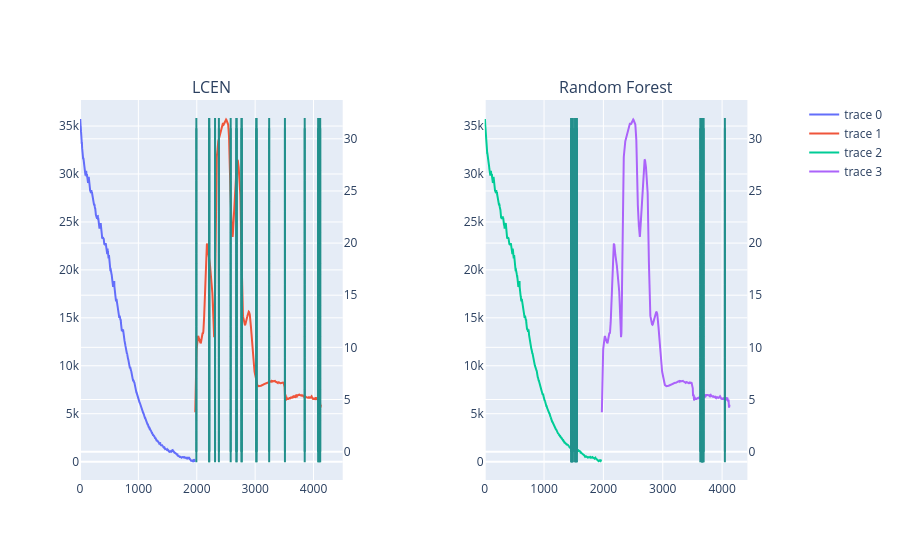

Source (notebook cell):
### Code cell
fig = make_subplots(1,2, specs=[[{"secondary_y": True}, {"secondary_y": True}]], 
                    subplot_titles=['LCEN', 'Random Forest'])

m1 = ss_f.rm_pointwise_features[0].ravel()
m2 = ss_f.nir_pointwise_features[0].ravel()
fig.add_trace(go.Scatter(x=np.arange(len(m1)), y=m1, mode='lines'), row=1, col=1) 
fig.add_trace(go.Scatter(x=len(m1) + np.arange(len(m2)), y=m2, mode='lines'), secondary_y=True, row=1, col=1)   

fig.add_trace(go.Scatter(x=np.arange(len(m1)), y=m1, mode='lines'), row=1, col=2) 
fig.add_trace(go.Scatter(x=len(m1) + np.arange(len(m2)), y=m2, mode='lines'), secondary_y=True, row=1, col=2)    

for model, mn, j in zip([ss_f.rm_nir_pointwise_features_br_LCEN, ss_f.rm_nir_pointwise_features_br_RandomForestRegressor], ['LCEN', 'Random Forest'], [0,1]):      
    plotter = pm(fig=fig, xaxis=np.arange(len(m1) + len(m2)), selected_features=model['selected_features'], raw=ss_f.rm_nir_pointwise_features[0].ravel())#.plot_lines()
    xaxis = np.arange(len(m1) + len(m2))
    selected_features = model['selected_features']
    # print(model['score'])
    kwargs = {
                "marker_size": 15,
                "marker_symbol": "line-ns",
                "marker_line_width": 2,
                "mode": "markers",
                "hoverinfo": "none",
                "marker": dict(
                    color=plotter.selected_vals,
                    colorscale="Viridis",
                    showscale=plotter.show_scale,
                    line=dict(width=2, color=plotter.selected_vals, colorscale="Viridis"),
                ),
            }

    for i in np.arange(0, np.max(m2), 1):
        fig.add_trace(
            go.Scatter(
                x=plotter.xaxis[plotter.selected_features],
                y=i*np.ones_like(plotter.selected_features),
                showlegend=False,
                name="mn",
                **kwargs,
            ),
            row=1,
            col=j+1,
            secondary_y=True,
        )

fig.show()
